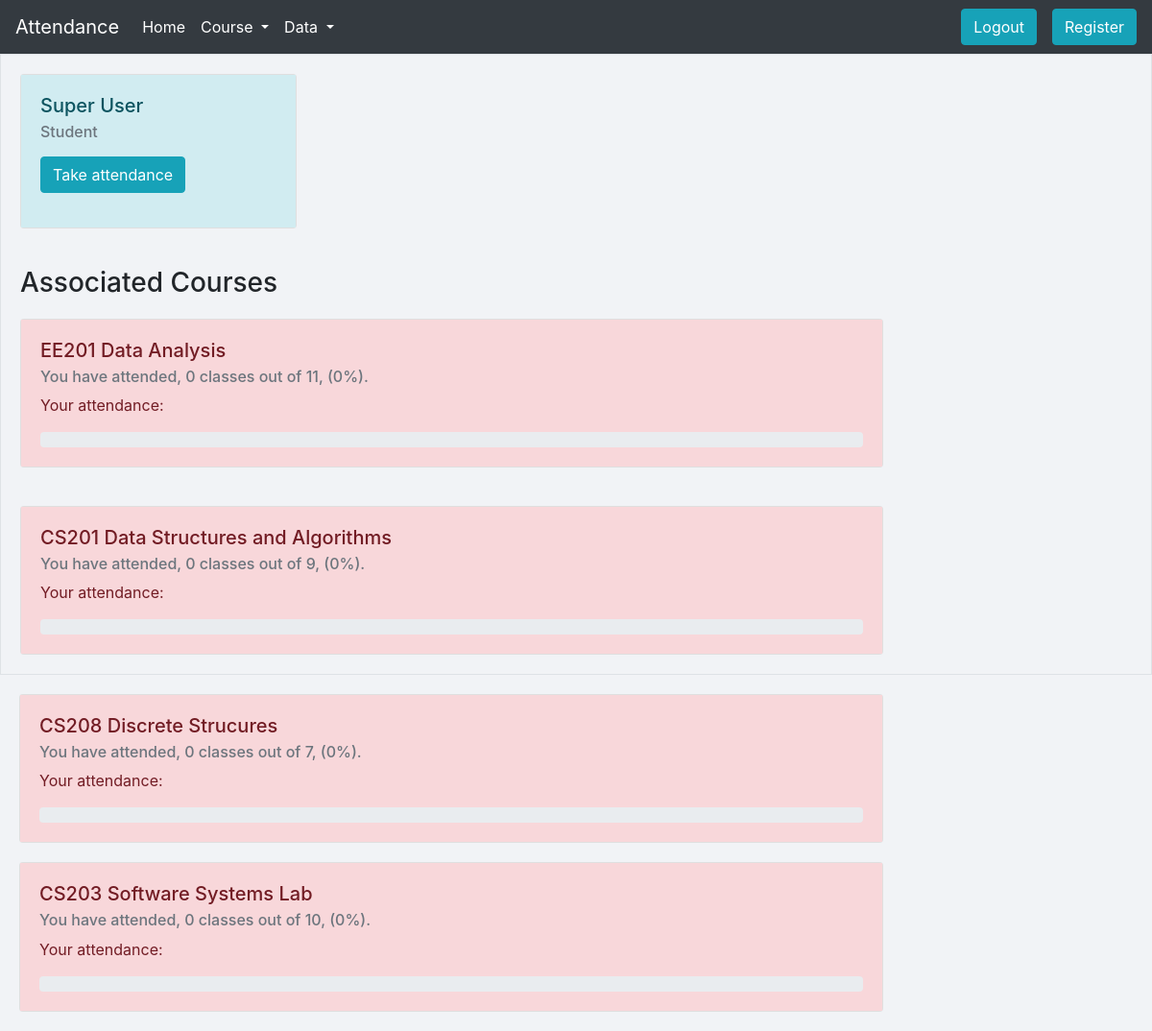
Screenshot of / (signed in) with the database file from the repository.
### user/models.py (models this page shows, shortened)
class Profile(models.Model):
	user = models.OneToOneField(User, on_delete = models.CASCADE)
	rollno = models.CharField(max_length=9, blank=True)
	BRANCH_CHOICES = (
        ('CSE', 'Computer Science'),
        ('EE', 'Electrical Engineering'),
        ('ME', 'Mechanical Engineering'),
    )
	branch = models.CharField(max_length = 3, choices = BRANCH_CHOICES, blank = True)
	teaching_assistant='TA'
	student='ST'
	professor='PR'
	EMPLOYMENT_CHOICES = (
        (teaching_assistant, 'Teaching Assistant'),
        (student, 'Student'),
        (professor, 'Professor'),
    )
	employment = models.CharField(max_length = 2, choices = EMPLOYMENT_CHOICES, default= student)

### attendance/models.py (models this page shows)
class Course(models.Model):
	people = models.ManyToManyField(User, blank = True)
	code = models.CharField(max_length=6, default='code')
	name = models.CharField(max_length=100, default='Course Name')
	next_class = models.DateTimeField(blank=True, default = timezone.now)
	being_held = models.BooleanField(default = False)
	classes_held = models.IntegerField(default = 0)
	def __str__(self):
		return f'{self.code} {self.name}'
	class Meta:
		ordering = ['name']

### attendance/views.py (the view)
# urls.py: 2. Add a URL to urlpatterns:  path('', views.home, name='home')
def home(request):
	context = {}
	if request.user.is_authenticated:
		temp = request.user.course_set.all()
		context['courses'] = []
		if request.method == 'POST':
			course = Course.objects.get(name = 'Calculus')
			notify('real_time_count.txt', course)
		for course in temp:
			n = request.user.attendance_set.all().filter(course = course, isPresent=True).count()
			frac = 100*n/course.classes_held
			color = 'success'
			if frac > 80 and frac<85:
				color = 'warning'
			elif frac < 80:
				color = 'danger'
			context['courses'].append((course, round(frac), n, color))
	return render(request, 'attendance/manager.html', context)

### attendance/templates/attendance/manager.html (shortened to what this page needs)
{% extends "user/base.html" %}
{% load static %}
{% load crispy_forms_tags %}
{% block content %}
<div class="d-flex flex-row flex-wrap border">
{% if user.is_authenticated %}
	<div class="card" style="width: 18rem; animation-name: fadeInUp;">
	  <div class="card-body alert-info">
	    <h5 class="card-title">{{user.first_name}} {{user.last_name}}</h5>
	    <h6 class="card-subtitle mb-2 text-muted">{{user.profile.get_employment_display}}</h6>
	    <p class="card-text">
			{% if user.is_staff %}
			<form method="POST">
				<button class="btn btn-info">Take attendance</button>
			</form>
			{% endif %}
	    </p>
	  </div>
	</div>
{% endif %}
{% if courses %}
	<div class="w-100">
	<h3 style="margin: 20px" style="animation-name: fadeInRight;">
		Associated Courses
	</h3>
	{% for course in courses %}
	<div class="w-75 card" style="animation-name: fadeInRight;">
	  <div class="card-body alert-{{course.3}}">
	    <h5 class="card-title">{{course.0}}</h5>
	    <h6 class="card-subtitle mb-2 text-muted">
	    	You have attended, {{course.2}} classes out of {{course.0.classes_held}}, ({{course.1}}%).
	    </h6>
	    <p class="card-text">
	    	Your attendance:
	    </p>
	    <div class="progress">
		</div>
	  </div>
	</div>
	</div>
	{% endfor %}
{% endif %}
{% endblock %}

### attendance/templates/attendance/manager.html (style rules this page uses)
body { background-color: #f1f3f6; }
.card { animation-duration: 1s; margin: 20px; }

### rows the page displays
Course: code+name "EE201 Data Analysis", being_held "0", classes_held "11"
Course: code+name "CS201 Data Structures and Algorithms", being_held "0", classes_held "9"
Course: code+name "CS208 Discrete Strucures", being_held "0", classes_held "7"
Course: code+name "CS203 Software Systems Lab", being_held "0", classes_held "10"

### other values shown
{{ user.first_name }} "Super"
{{ user.last_name }} "User"
{{ user.profile.get_employment_display }} "Student"
